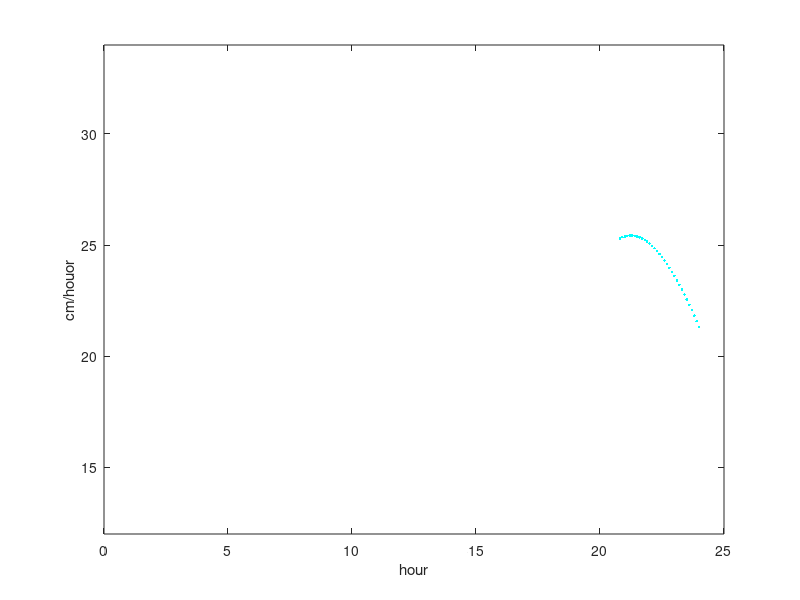

This figure's MATLAB source:
t=[0 0.92 1.84 2.95 3.87 4.98 5.9 7.01 7.93 8.97 10.95 12.03 12.95 13.88 14.98 15.90 16.83 17.93 19.04 19.9 20.84 23.88 24.99 25.91];
h=[968 948 931 913 898 881 869 852 839 822 1082 1050 1021 994 965 941 918 892 866 843 822 1059 1035 1018];
c2=polyfit(t(11:21),h(11:21),4);
a2=polyder(c2);
dt3=diff(t(22:24));
dh3=diff(h(22:24));
dht3=-dh3./dt3;
t3=[20 20.8 t(22) t(23)]
xx3=[-polyval(a2,t3(1:2)),dht3];
c3=[-polyfit(t3,xx3,3)];
a3=polyder(c3)
tp3=20.8:0.1:24;
x3=-polyval(c3,tp3);
plot(tp3,x3,'c.')
hold on 
axis([0 25 12  34])
xlabel('hour')
ylabel('cm/houor')